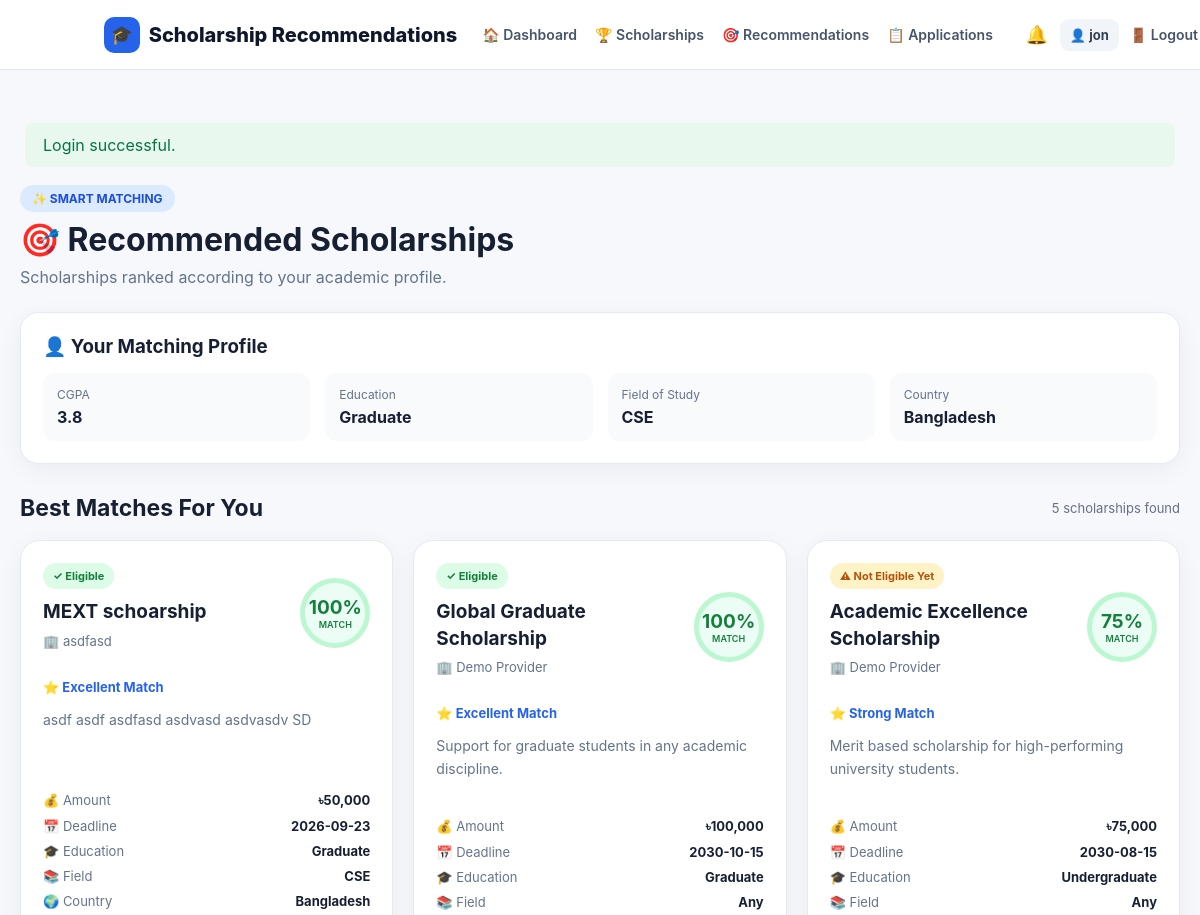
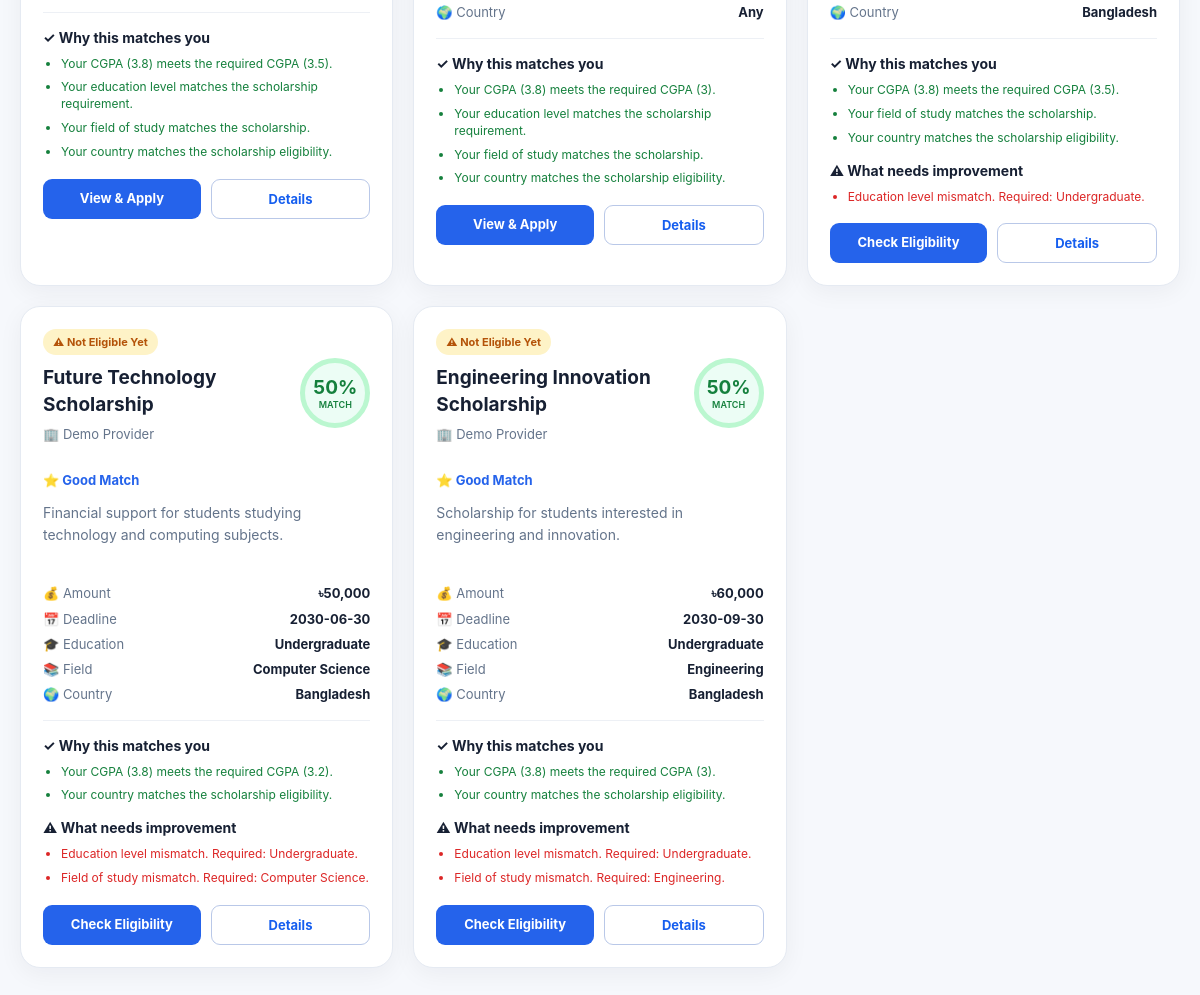
Page /recommendations.php (signed in) on the committed database (2 pictures, top to bottom).
### tables this page shows
CREATE TABLE `scholarships` (
  `id` int(11) NOT NULL AUTO_INCREMENT, `provider_id` int(11) NOT NULL, `title` varchar(200) NOT NULL,
  `description` text NOT NULL, `provider_name` varchar(150) NOT NULL, `amount` decimal(12,2) DEFAULT 0.00,
  `deadline` date NOT NULL, `min_cgpa` decimal(4,2) DEFAULT 0.00, `education_level` varchar(80) DEFAULT 'Any',
  `field_of_study` varchar(120) DEFAULT 'Any', `country` varchar(100) DEFAULT 'Any',
  `created_at` timestamp NOT NULL DEFAULT current_timestamp(), PRIMARY KEY (`id`), KEY `provider_id` (`provider_id`),
  CONSTRAINT `fk_scholarship_provider` FOREIGN KEY (`provider_id`) REFERENCES `users` (`id`) ON DELETE CASCADE
);

### recommendations.php (the view, shortened to what this page needs)
<?php
require_once 'config.php';
$u = user();
$cgpa = (float)($u['cgpa'] ?? 0);
$edu = trim((string)($u['education_level'] ?? ''));
$field = trim((string)($u['field_of_study'] ?? ''));
$country = trim((string)($u['country'] ?? ''));
$sql = "
    SELECT *
    FROM scholarships
    WHERE deadline >= CURDATE()
    ORDER BY deadline ASC
";
$result = $conn->query($sql);
$items = [];
while ($s = $result->fetch_assoc()) {
    $score = 0;
    $eligible = true;
    $matched = [];
    $failed = [];
    $requiredCgpa = (float)$s['min_cgpa'];
    if ($cgpa >= $requiredCgpa) {
        $score += 35;
        $matched[] = "Your CGPA ($cgpa) meets the required CGPA ($requiredCgpa).";
    } else {
        $eligible = false;
        $failed[] = "Your CGPA ($cgpa) is below the required CGPA ($requiredCgpa).";
    }
    $scholarshipEducation = trim((string)$s['education_level']);
    if (
        $scholarshipEducation === '' ||
        strcasecmp($scholarshipEducation, 'Any') === 0 ||
        strcasecmp($scholarshipEducation, $edu) === 0
    ) {
        $score += 25;
        $matched[] = "Your education level matches the scholarship requirement.";
    } else {
        $eligible = false;
        $failed[] = "Education level mismatch. Required: $scholarshipEducation.";
    }
    $scholarshipField = trim((string)$s['field_of_study']);
    $fieldMatch = false;
    if (
        $scholarshipField === '' ||
        strcasecmp($scholarshipField, 'Any') === 0
    ) {
        $fieldMatch = true;
    } elseif (
        $field !== '' &&
        (
            stripos($scholarshipField, $field) !== false ||
            stripos($field, $scholarshipField) !== false
        )
    ) {
        $fieldMatch = true;
    }
    if ($fieldMatch) {
        $score += 25;
        $matched[] = "Your field of study matches the scholarship.";
    } else {
        $eligible = false;
        $failed[] = "Field of study mismatch. Required: $scholarshipField.";
    }
    $scholarshipCountry = trim((string)$s['country']);
    if (
        $scholarshipCountry === '' ||
        strcasecmp($scholarshipCountry, 'Any') === 0 ||
        (
            $country !== '' &&
            strcasecmp($scholarshipCountry, $country) === 0
        )
    ) {
        $score += 15;
        $matched[] = "Your country matches the scholarship eligibility.";
    } else {
        $eligible = false;
        $failed[] = "Country mismatch. Eligible country: $scholarshipCountry.";
    }
    if ($score >= 90) {
        $matchLevel = 'Excellent Match';
    } elseif ($score >= 75) {
        $matchLevel = 'Strong Match';
    } elseif ($score >= 50) {
        $matchLevel = 'Good Match';
    } else {
        $matchLevel = 'Low Match';
    }
    $items[] = [
        's' => $s,
        'score' => $score,
        'eligible' => $eligible,
        'matched' => $matched,
        'failed' => $failed,
        'match_level' => $matchLevel
    ];
}
usort(
    $items,
    function ($a, $b) {
        if ($a['eligible'] !== $b['eligible']) {
            return $a['eligible'] ? -1 : 1;
        }
        if ($a['score'] !== $b['score']) {
            return $b['score'] <=> $a['score'];
        }
        return strcmp(
            $a['s']['deadline'],
            $b['s']['deadline']
        );
    }
);
?>
<!DOCTYPE html>
<html lang="en">
<head>
    <?php include 'partials/head.php'; ?>
</head>
<body>
<?php include 'partials/nav.php'; ?>
<main class="recommendation-page">
    <section class="recommendation-header">
        <div>
            <span class="smart-badge">
                ✨ SMART MATCHING
            </span>
            <h1>
                🎯 Recommended Scholarships
            </h1>
            <p>
                Scholarships ranked according to your academic profile.
            </p>
        </div>
    </section>
    <section class="profile-box">
        <h3>
            👤 Your Matching Profile
        </h3>
        <div class="profile-grid">
            <div class="profile-item">
                <span class="profile-label">
                    CGPA
                </span>
                <span class="profile-value">
                    <?= e($cgpa ?: 'Not set') ?>
                </span>
            </div>
            <div class="profile-item">
                <span class="profile-label">
                    Education
                </span>
                <span class="profile-value">
                    <?= e($edu ?: 'Not set') ?>
                </span>
            </div>
            <div class="profile-item">
                <span class="profile-label">
                    Field of Study
                </span>
                <span class="profile-value">
                    <?= e($field ?: 'Not set') ?>
                </span>
            </div>
            <div class="profile-item">
                <span class="profile-label">
                    Country
                </span>
                <span class="profile-value">
                    <?= e($country ?: 'Not set') ?>
                </span>
            </div>
        </div>
    </section>
    <section>
        <div class="section-header">
            <h2>
                Best Matches For You
            </h2>
            <span class="small">
                <?= count($items) ?> scholarships found
            </span>
        </div>
        <?php if (count($items) > 0): ?>
            <div class="scholarship-grid">
                <?php foreach ($items as $it): ?>
                    <?php
                    $s = $it['s'];
                    $score = (int)$it['score'];
                    ?>
                    <article class="scholarship-card">
                        <div class="card-top">
                            <div>
                                <?php if ($it['eligible']): ?>
                                    <span class="eligibility eligible">
                                        ✓ Eligible
                                    </span>
                                <?php else: ?>
                                    <span class="eligibility not-eligible">
                                        ⚠ Not Eligible Yet
                                    </span>
                                <?php endif; ?>
                                <h3>
                                    <?= e($s['title']) ?>
                                </h3>
                                <div class="provider">
                                    🏢 <?= e($s['provider_name']) ?>
                                </div>
                            </div>
                            <div class="match-score">
                                <strong>
                                    <?= $score ?>%
                                </strong>
                                <small>
                                    MATCH
                                </small>
                            </div>
                        </div>
                        <div
                            style="
                                font-size:13px;
                                font-weight:700;
                                color:#2563eb;
                                margin-bottom:10px;
                            "
                        >
                            ⭐ <?= e($it['match_level']) ?>
                        </div>
                        <p class="description">
                            <?= e($s['description']) ?>
                        </p>
                        <div class="info-list">
                            <div class="info-row">
                                <span>💰 Amount</span>
                                <strong>
                                    ৳<?= number_format((float)$s['amount']) ?>
                                </strong>
                            </div>
                            <div class="info-row">
                                <span>📅 Deadline</span>
                                <strong>
                                    <?= e($s['deadline']) ?>
                                </strong>
                            </div>
                            <div class="info-row">
                                <span>🎓 Education</span>
                                <strong>
                                    <?= e($s['education_level']) ?>
                                </strong>
                            </div>
                            <div class="info-row">
                                <span>📚 Field</span>
                                <strong>
                                    <?= e($s['field_of_study']) ?>
                                </strong>
                            </div>
                            <div class="info-row">
                                <span>🌍 Country</span>
                                <strong>
                                    <?= e($s['country']) ?>
                                </strong>
                            </div>
                        </div>
                        <div class="why-match">
                            <?php if (count($it['matched']) > 0): ?>
                                <h4>
                                    ✓ Why this matches you
                                </h4>
                                <ul>
                                    <?php foreach ($it['matched'] as $reason): ?>
                                        <li>
                                            <?= e($reason) ?>
                                        </li>
                                    <?php endforeach; ?>
                                </ul>
                            <?php endif; ?>
                            <?php if (count($it['failed']) > 0): ?>
                                <h4
                                    style="
                                        margin-top:15px;
                                    "
                                >
                                    ⚠ What needs improvement
                                </h4>
                                <ul>
                                    <?php foreach ($it['failed'] as $reason): ?>
                                        <li class="failed">
                                            <?= e($reason) ?>
                                        </li>
                                    <?php endforeach; ?>
                                </ul>
                            <?php endif; ?>
                        </div>
                        <div class="card-actions">
                            <a
                                href="apply.php?id=<?= (int)$s['id'] ?>"
                                class="action-btn"
                            >
                                <?php if ($it['eligible']): ?>
                                    View & Apply
                                <?php else: ?>
                                    Check Eligibility
                                <?php endif; ?>
                            </a>
                            <a
                                href="scholarships.php"
                                class="action-btn secondary"
                            >
                                Details
                            </a>
                        </div>
                    </article>
                <?php endforeach; ?>
            </div>
        <?php endif; ?>
    </section>
</main>
</body>
</html>

### assets/style.css (style rules this page uses)
* { box-sizing:border-box }
body { margin:0;font-family:Inter,Arial,sans-serif;background:#f5f7fb;color:#182230 }
.secondary { background:#fff!important;color:#155eef!important;border:1px solid #b9c8e8 }
.small { font-size:13px;color:#667085 }

### recommendations.php (style rules this page uses)
body { background: #f6f8fc; }
.recommendation-page { max-width: 1200px; margin: auto; padding: 35px 20px 60px; }
.recommendation-header { display: flex; justify-content: space-between; align-items: center; gap: 20px; margin-bottom: 25px; }
.recommendation-header h1 { margin: 8px 0; font-size: 32px; color: #172033; }
.recommendation-header p { margin: 0; color: #64748b; }
.smart-badge { display: inline-block; background: #dbeafe; color: #1d4ed8; padding: 6px 12px; border-radius: 20px; font-size: 12px; font-weight: 700; }
.profile-box { background: white; border: 1px solid #e5eaf2; border-radius: 18px; padding: 22px; margin-bottom: 30px; box-shadow: 0 6px 25px rgba(15, 23, 42, .05); }
.profile-box h3 { margin: 0 0 15px; color: #172033; }
.profile-grid { display: grid; grid-template-columns: repeat(4, 1fr); gap: 15px; }
.profile-item { background: #f8fafc; border-radius: 12px; padding: 14px; }
.profile-label { display: block; font-size: 12px; color: #64748b; margin-bottom: 5px; }
.profile-value { font-weight: 700; color: #172033; }
.section-header { display: flex; justify-content: space-between; align-items: center; margin-bottom: 18px; }
.section-header h2 { margin: 0; font-size: 23px; color: #172033; }
.scholarship-grid { display: grid; grid-template-columns: repeat(3, 1fr); gap: 20px; }
.scholarship-card { background: white; border: 1px solid #e5eaf2; border-radius: 20px; padding: 22px; box-shadow: 0 6px 25px rgba(15, 23, 42, .05); transition: .2s; }
.card-top { display: flex; justify-content: space-between; align-items: center; gap: 8px; margin-bottom: 15px; }
.match-score { width: 70px; height: 70px; border-radius: 50%; display: flex; flex-direction: column; justify-content: center; align-items: center; background: #ecfdf5; border: 5px solid #bbf7d0; color: #15803d; flex-shrink: 0; }
.match-score strong { font-size: 19px; }
.match-score small { font-size: 9px; font-weight: 600; }
.eligibility { display: inline-block; padding: 6px 10px; border-radius: 20px; font-size: 11px; font-weight: 700; }
.eligible { background: #dcfce7; color: #15803d; }
.not-eligible { background: #fef3c7; color: #b45309; }
.scholarship-card h3 { margin: 10px 0 7px; color: #172033; font-size: 19px; line-height: 1.4; }
.provider { color: #64748b; font-size: 13px; margin-bottom: 15px; }
.description { color: #64748b; font-size: 14px; line-height: 1.6; min-height: 65px; }
.info-list { display: grid; gap: 9px; margin: 18px 0; }
.info-row { display: flex; justify-content: space-between; gap: 10px; font-size: 13px; color: #64748b; }
.info-row strong { color: #172033; text-align: right; }
.why-match { border-top: 1px solid #edf0f5; padding-top: 16px; margin-top: 15px; }
.why-match h4 { margin: 0 0 10px; font-size: 14px; color: #172033; }
.why-match ul { margin: 0; padding-left: 18px; }
.why-match li { color: #15803d; font-size: 12px; margin-bottom: 7px; line-height: 1.4; }
.why-match li.failed { color: #dc2626; }
.card-actions { display: flex; gap: 10px; margin-top: 18px; }
.action-btn { flex: 1; text-align: center; text-decoration: none; padding: 11px 12px; border-radius: 9px; font-size: 13px; font-weight: 700; background: #2563eb; color: white; }
.action-btn.secondary { background: #eff6ff; color: #2563eb; }

### rows in the picture
scholarships: shows "✓ Eligible", title "MEXT schoarship", provider_name "asdfasd", score "100", match_level "Excellent Match", description "asdf asdf asdfasd asdvasd asdvasdv SD", amount "50,000", deadline "2026-09-23", education_level "Graduate", field_of_study "CSE", country "Bangladesh", reason "Your CGPA (3.8) meets the required CGPA (3.5).", reason "Your education level matches the scholarship requirement.", reason "Your field of study matches the scholarship.", reason "Your country matches the scholarship eligibility.", shows "View & Apply"
scholarships: shows "✓ Eligible", title "Global Graduate Scholarship", provider_name "Demo Provider", score "100", match_level "Excellent Match", description "Support for graduate students in any academic discipline.", amount "100,000", deadline "2030-10-15", education_level "Graduate", field_of_study "Any", country "Any", reason "Your CGPA (3.8) meets the required CGPA (3).", reason "Your education level matches the scholarship requirement.", reason "Your field of study matches the scholarship.", reason "Your country matches the scholarship eligibility.", shows "View & Apply"
scholarships: shows "⚠ Not Eligible Yet", title "Academic Excellence Scholarship", provider_name "Demo Provider", score "75", match_level "Strong Match", description "Merit based scholarship for high-performing university students.", amount "75,000", deadline "2030-08-15", education_level "Undergraduate", field_of_study "Any", country "Bangladesh", reason "Your CGPA (3.8) meets the required CGPA (3.5).", reason "Your field of study matches the scholarship.", reason "Your country matches the scholarship eligibility.", reason "Education level mismatch. Required: Undergraduate.", shows "Check Eligibility"
scholarships: shows "⚠ Not Eligible Yet", title "Future Technology Scholarship", provider_name "Demo Provider", score "50", match_level "Good Match", description "Financial support for students studying technology and computing subjects.", amount "50,000", deadline "2030-06-30", education_level "Undergraduate", field_of_study "Computer Science", country "Bangladesh", reason "Your CGPA (3.8) meets the required CGPA (3.2).", reason "Your country matches the scholarship eligibility.", reason "Education level mismatch. Required: Undergraduate.", reason "Field of study mismatch. Required: Computer Science.", shows "Check Eligibility"
scholarships: shows "⚠ Not Eligible Yet", title "Engineering Innovation Scholarship", provider_name "Demo Provider", score "50", match_level "Good Match", description "Scholarship for students interested in engineering and innovation.", amount "60,000", deadline "2030-09-30", education_level "Undergraduate", field_of_study "Engineering", country "Bangladesh", reason "Your CGPA (3.8) meets the required CGPA (3).", reason "Your country matches the scholarship eligibility.", reason "Education level mismatch. Required: Undergraduate.", reason "Field of study mismatch. Required: Engineering.", shows "Check Eligibility"

### other values in the picture
$current_user['name'] "jon"
$f['msg'] "Login successful."
$cgpa ?: 'Not set' "3.8"
$edu ?: 'Not set' "Graduate"
$field ?: 'Not set' "CSE"
$country ?: 'Not set' "Bangladesh"
count($items) "5"
